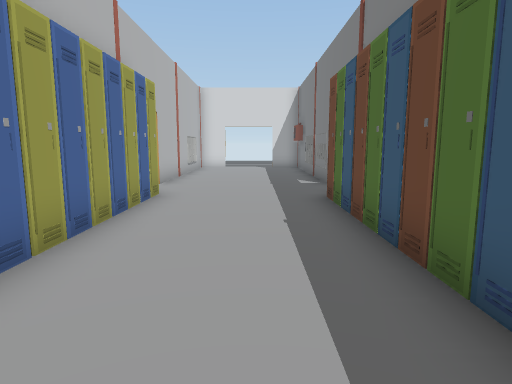
[1] (above)

20 first-person views from a walk through a scene from a Unity 3-D project. The camera is 1.2 m above the floor, tilts 8° down and sees 75° across. Doors are open. The floor is counted in squares, 1 m on a side. Each view is taken from the middle of a square. On the plan, view 1 faces up. The plan holds only what a view shows up to about 14 squares ahead; the rest is blank. The place goes on beyond the plan. Some surface patterns are stand-ins.

[2]
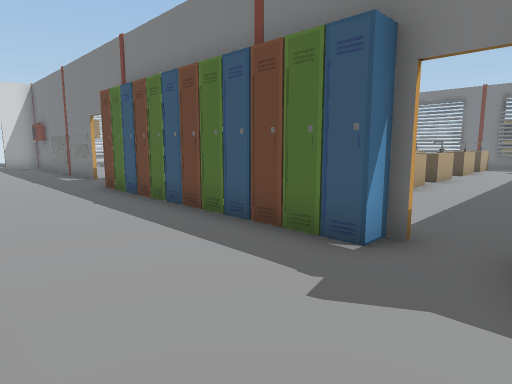

[3]
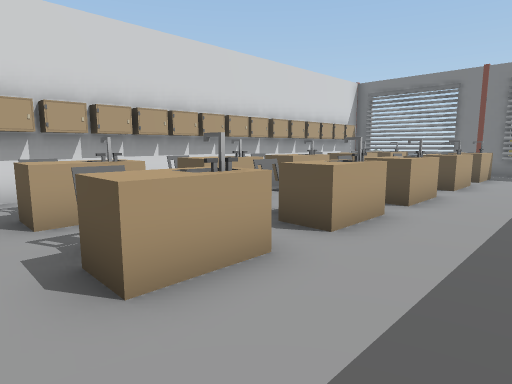

[4]
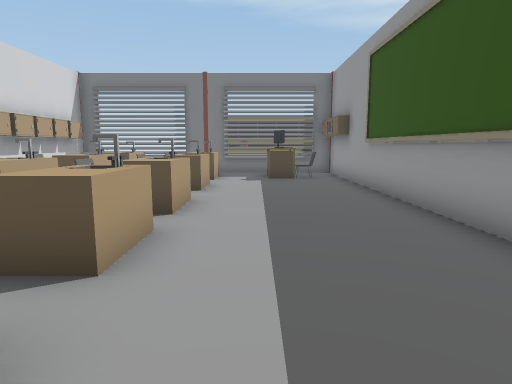

[5]
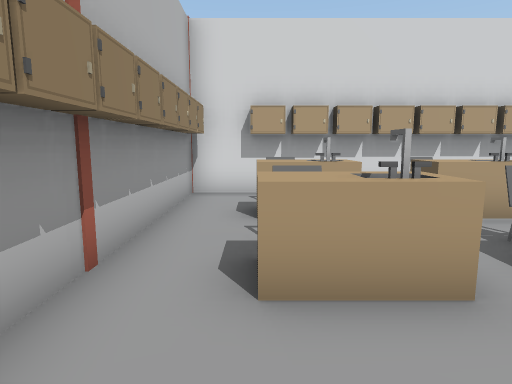

[6]
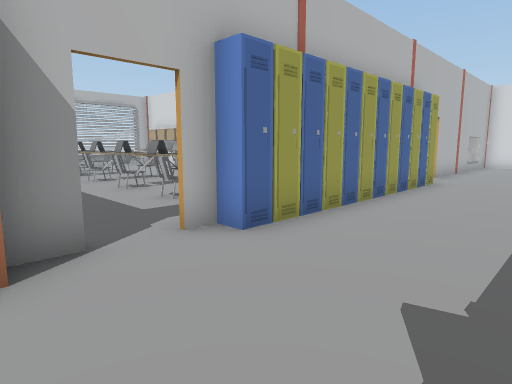

[7]
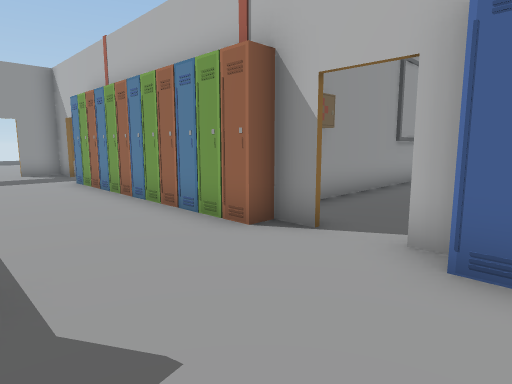

[8]
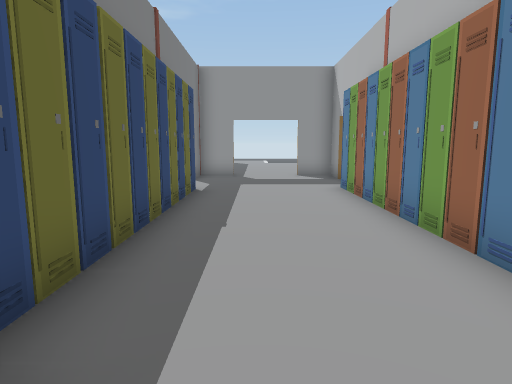

[9]
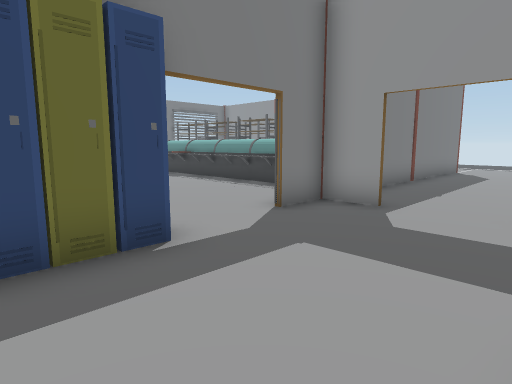

[10]
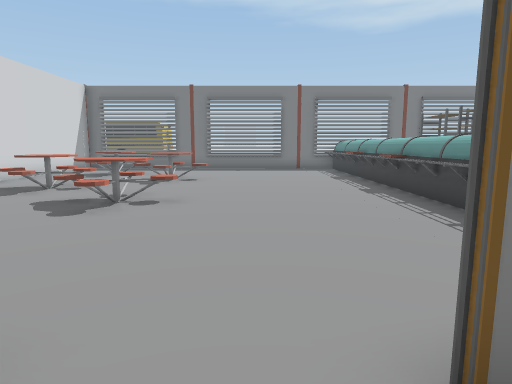

[11]
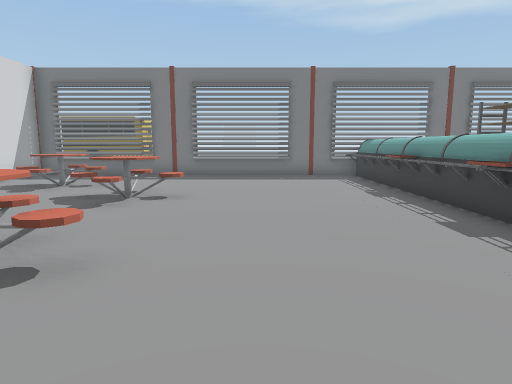

[12]
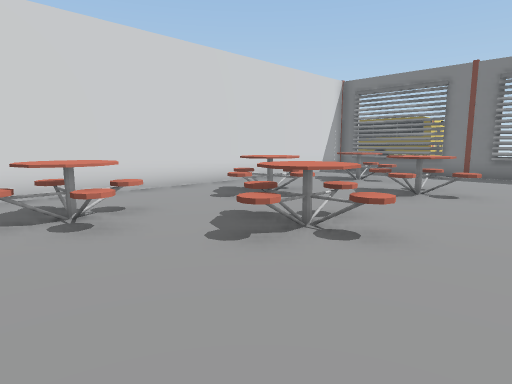

[13]
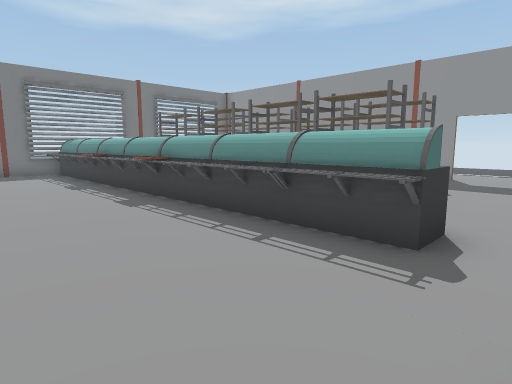

[14]
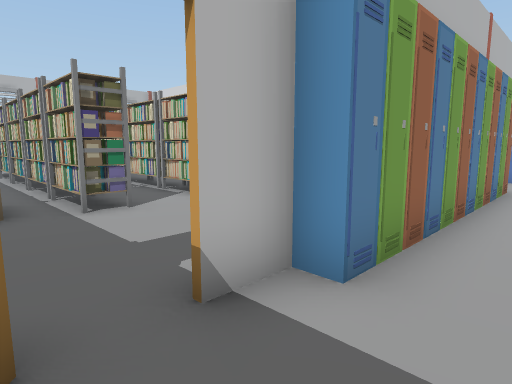

[15]
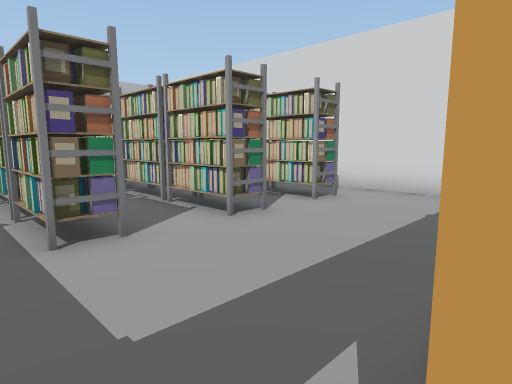

[16]
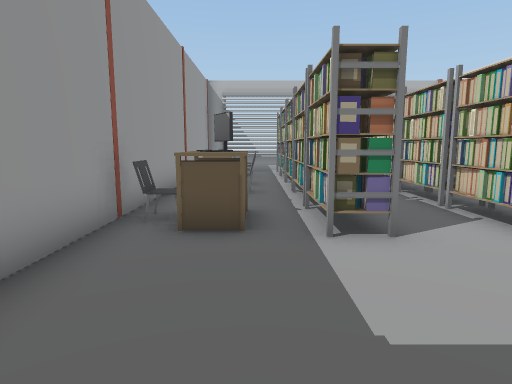

[17]
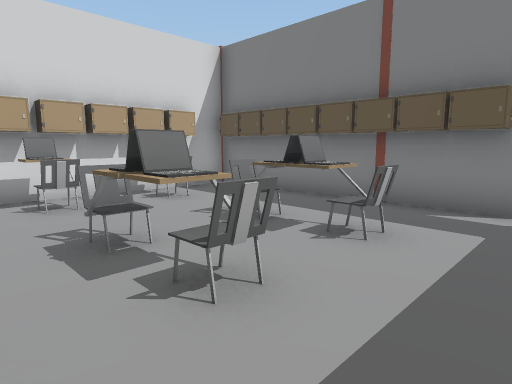

[18]
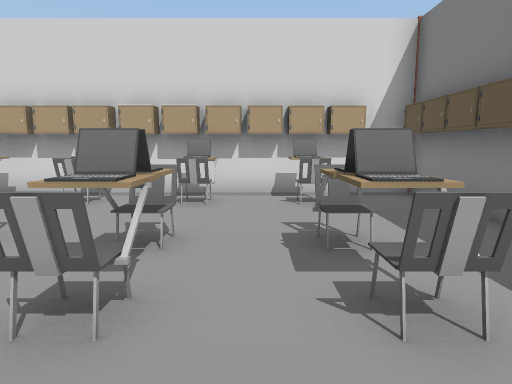

[19]
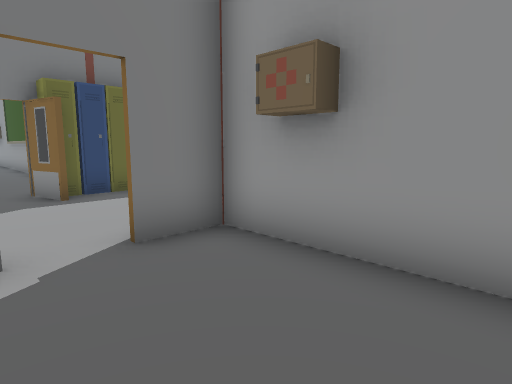

[20]
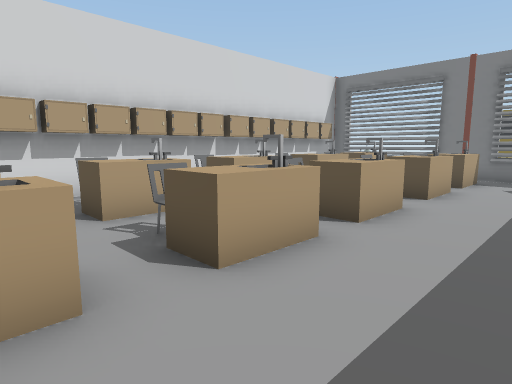

### Floor plan
Points are (right, up) in squares from view 1. A wall is a line through its corners. A room is listed if a view was taken in it or the views show most of it. See-through windows are left out.
Room 1 (views 1, 2, 3, 4, 5, 6, 7, 8, 9, 10, 11, 12, 13, 14, 15, 16, 17, 18, 19, 20)
walls: (8, -3.2) (15.5, -3.2); (-3.1, -2.5) (-3.1, -1.8); (-3, -1.8) (-3, -2.6); (-5.4, -3.3) (-10.1, -3.3); (-3, -10.5) (-3, -11.6); (0.9, -14.3) (2.2, -14.3) (2.2, -12.8); (15.4, -3.3) (5, -3.3); (-3, -13.1) (-3, -14.3) (-1.6, -14.3); (2.2, 10.2) (2.2, 11.5); (-10.5, -3.2) (-3.5, -3.2); (18.5, -6.1) (18.5, -3.5); (-5.5, 7.4) (-10.5, 7.4); (18.5, 0.8) (18.5, 3.1); (15.4, 7.4) (2.4, 7.4); (-10.5, -14.3) (-5.9, -14.3); (18.5, -15.5) (18.5, -6.2); (18.5, -20.4) (18.5, -18.9)
ways out: open door at (-3, -1); open door at (-3, 9.5); open door at (0, -14); open door at (2, 9.5)
objects: rack (-10, -11) to (-10, -10); rack (-10, -8); other object (-10, -6) to (-10, -5); other object (-10, 1); other object (-10, 2); other object (-10, 3); other object (-10, 6); locker (-10, 7); other object (-9, -13) to (-8, -13); computer (-9, -12); rack (-9, -11) to (-7, -10); rack (-9, -8) to (-7, -8); rack (-9, -6) to (-7, -5); chair (-9, 1) to (-8, 2); chair (-9, 3); locker (-9, 7); chair (-8, -14); table (-8, -12); laptop (-8, 3); chair (-8, 6); locker (-8, 7); laptop (-7, 3); locker (-7, 7); chair (-6, 1); laptop (-6, 2); chair (-6, 3); chair (-6, 6); locker (-6, 7); locker (-5, 7); locker (-3, -10); locker (-3, -9); locker (-3, -8); locker (-3, -7); locker (-3, -6); locker (-3, -5); locker (-3, -4); locker (-3, -3); locker (-3, 0); locker (-3, 1); locker (-3, 2); locker (-3, 3); locker (-3, 4); locker (-3, 5); locker (-3, 6); locker (-3, 7); locker (-3, 8); locker (2, -10); locker (2, -9); locker (2, -8); locker (2, -7); locker (2, -6); locker (2, -5); locker (2, -4); locker (2, -3); locker (2, -2); locker (2, 0); locker (2, 1); locker (2, 2); locker (2, 3); locker (2, 4); locker (2, 5); locker (2, 6); locker (2, 7); other object (2, 12); locker (3, 0) to (3, 1); locker (3, 2); locker (3, 3); locker (3, 4); locker (3, 5); locker (3, 6) to (3, 7); other object (3, 11) to (3, 12); other object (4, -17) to (5, -16); table (4, 2) to (6, 2); table (4, 4) to (6, 5); locker (4, 7); table (5, -7) to (7, -5); other object (5, 6); locker (5, 7); rack (6, -20) to (8, -20); other object (6, -17) to (7, -16); locker (6, 7); table (7, -10) to (9, -8); table (7, 2) to (9, 2); chair (7, 3); table (7, 4) to (9, 5); other object (7, 6); locker (7, 7); other object (8, -17) to (9, -16); locker (8, 7); rack (9, -20) to (11, -20); table (9, -7) to (11, -5); locker (9, 7); other object (10, -17) to (11, -16); other object (10, -16); table (10, 2) to (11, 2); table (10, 5) to (11, 5); other object (10, 6); locker (10, 7); locker (11, 7); rack (12, -20) to (13, -20); other object (12, -17) to (13, -16); table (12, -10) to (14, -8); locker (12, 7); other object (13, -16) to (14, -16); table (13, 2) to (14, 2); other object (13, 3); table (13, 5) to (14, 5); other object (13, 6); locker (13, 7); rack (14, -20) to (16, -20); other object (14, -17) to (15, -16); table (14, -7) to (16, -5); locker (14, 7); locker (15, 7); other object (16, -16) to (18, -16); locker (16, -3); other object (16, -2) to (17, -2); other object (16, -1); table (16, 2) to (17, 2); other object (16, 3); table (16, 5) to (17, 5); other object (16, 6); locker (16, 7); other object (17, -3); other object (18, -3)

Positions as (right, up) in squares from view 1, and headings:
1: (0, 0), facing up
2: (-2, -2), facing up-right
3: (3, -1), facing up-right
4: (4, 0), facing right
5: (4, -1), facing up
6: (1, -3), facing up-left
7: (1, 1), facing down-left
8: (0, -1), facing down
9: (-2, -8), facing down-right
10: (1, -12), facing right
11: (5, -12), facing right
12: (4, -12), facing up-right
13: (3, -12), facing down-right
14: (-1, -13), facing up-left
15: (-3, -12), facing up-left
16: (-3, -12), facing left
17: (-10, -1), facing up-right
18: (-7, -1), facing up
19: (-7, 0), facing down-right
20: (5, -1), facing up-right
